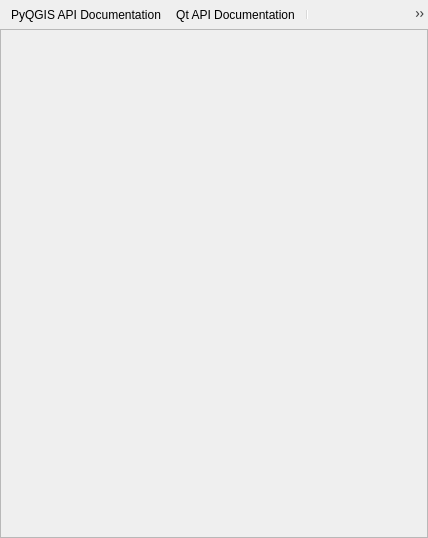
<?xml version="1.0" encoding="UTF-8"?>
<ui version="4.0">
 <class>QgsDocumentationPanelBase</class>
 <widget class="QgsPanelWidget" name="QgsDocumentationPanelBase">
  <property name="geometry">
   <rect>
    <x>0</x>
    <y>0</y>
    <width>428</width>
    <height>538</height>
   </rect>
  </property>
  <property name="windowTitle">
   <string>API Documentation</string>
  </property>
  <property name="windowIcon">
   <iconset resource="../../images/images.qrc">
    <normaloff>:/images/themes/default/mActionHelpContents.svg</normaloff>:/images/themes/default/mActionHelpContents.svg</iconset>
  </property>
  <layout class="QVBoxLayout" name="verticalLayout">
   <property name="spacing">
    <number>0</number>
   </property>
   <property name="leftMargin">
    <number>0</number>
   </property>
   <property name="topMargin">
    <number>0</number>
   </property>
   <property name="rightMargin">
    <number>0</number>
   </property>
   <property name="bottomMargin">
    <number>0</number>
   </property>
   <item>
    <widget class="QToolBar" name="mToolbar">
     <property name="iconSize">
      <size>
       <width>24</width>
       <height>24</height>
      </size>
     </property>
     <property name="floatable">
      <bool>false</bool>
     </property>
     <addaction name="mActionPyQgis"/>
     <addaction name="mActionQt"/>
     <addaction name="separator"/>
     <addaction name="mActionOpenInBrowser"/>
    </widget>
   </item>
   <item>
    <widget class="QFrame" name="mWebViewContainer">
     <property name="sizePolicy">
      <sizepolicy hsizetype="Preferred" vsizetype="Expanding">
       <horstretch>0</horstretch>
       <verstretch>0</verstretch>
      </sizepolicy>
     </property>
     <property name="frameShape">
      <enum>QFrame::StyledPanel</enum>
     </property>
     <layout class="QVBoxLayout" name="verticalLayout_2">
      <property name="leftMargin">
       <number>0</number>
      </property>
      <property name="topMargin">
       <number>0</number>
      </property>
      <property name="rightMargin">
       <number>0</number>
      </property>
      <property name="bottomMargin">
       <number>0</number>
      </property>
     </layout>
    </widget>
   </item>
  </layout>
  <action name="mActionPyQgis">
   <property name="icon">
    <iconset resource="../../images/images.qrc">
     <normaloff>:/images/icons/qgis_icon.svg</normaloff>:/images/icons/qgis_icon.svg</iconset>
   </property>
   <property name="text">
    <string>PyQGIS API Documentation</string>
   </property>
   <property name="toolTip">
    <string>PyQGIS API Documentation</string>
   </property>
   <property name="menuRole">
    <enum>QAction::NoRole</enum>
   </property>
  </action>
  <action name="mActionQt">
   <property name="icon">
    <iconset resource="../../images/images.qrc">
     <normaloff>:/images/themes/default/mIconQt.svg</normaloff>:/images/themes/default/mIconQt.svg</iconset>
   </property>
   <property name="text">
    <string>Qt API Documentation</string>
   </property>
   <property name="menuRole">
    <enum>QAction::NoRole</enum>
   </property>
  </action>
  <action name="mActionOpenInBrowser">
   <property name="icon">
    <iconset resource="../../images/images.qrc">
     <normaloff>:/images/themes/default/mIconWms.svg</normaloff>:/images/themes/default/mIconWms.svg</iconset>
   </property>
   <property name="text">
    <string>Open in Web Browser</string>
   </property>
   <property name="toolTip">
    <string>Open in Web Browser</string>
   </property>
   <property name="menuRole">
    <enum>QAction::NoRole</enum>
   </property>
  </action>
 </widget>
 <customwidgets>
  <customwidget>
   <class>QgsPanelWidget</class>
   <extends>QWidget</extends>
   <header>qgspanelwidget.h</header>
   <container>1</container>
  </customwidget>
 </customwidgets>
 <resources>
  <include location="../../images/images.qrc"/>
 </resources>
 <connections/>
</ui>
